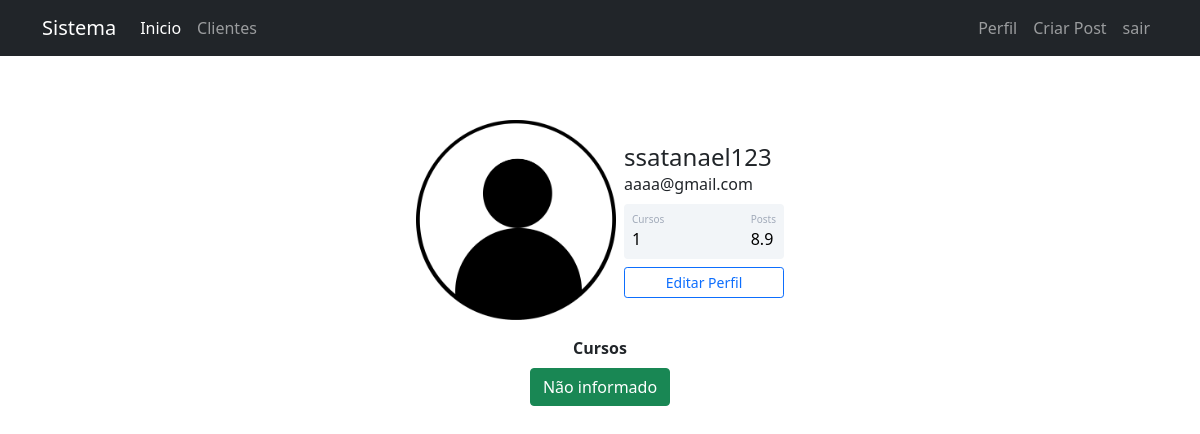
The page /perfil (signed in) on the database its author committed.
### comunidadeimpressionadora/models.py (models this page shows)
class Usuario(database.Model, UserMixin):
    id = database.Column(database.Integer, primary_key = True)
    username = database.Column(database.String, nullable=False)
    email = database.Column(database.String, nullable=False, unique=True)
    password = database.Column(database.String, nullable=False)
    foto_perfil = database.Column(database.String, default='default.jpg')
    posts = database.relationship('Post', backref='autor',lazy=True)
    cursos = database.Column(database.String, nullable=False, default='Não informado')

### comunidadeimpressionadora/routes.py (the view)
@app.route('/perfil')
@login_required
def perfil():
    foto_perfil = url_for('static', filename=f'fotos_perfil/{current_user.foto_perfil}')
    cursos = contar_cursos(current_user)
    return render_template("perfil.html", foto_perfil=foto_perfil,cursos=cursos)

### comunidadeimpressionadora/models.py (called while the page is built)
@login_manager.user_loader
def load_usuario(id_usuario):
    return Usuario.query.get(int(id_usuario))

### comunidadeimpressionadora/routes.py (called while the page is built)
def contar_cursos(user):
    lista_cursos = user.cursos.split(';')
    cursos = 0
    if not user.cursos == '':
        cursos = len(lista_cursos)
    else:
        cursos = 0
    return cursos

### comunidadeimpressionadora/templates/perfil.html (shortened to what this page needs)
{% extends 'base.html' %}
{% block body %}
    <div class="container mt-5 d-flex justify-content-center">
        <div class="card p-3">
            <div class="d-flex align-items-center">
                <div class="image pe-2">
                    <img src="{{ foto_perfil}}" class="rounded " width="200" >
                </div>
            <div class="ml-3 w-100">
            <h4 class="mb-0 mt-0">{{ current_user.username}}</h4>
            <span>{{current_user.email}}</span>
            <div class="p-2 mt-2 bg-primary d-flex justify-content-between rounded text-white stats">
                <div class="d-flex flex-column">
                    <span class="articles">Cursos</span>
                    <span class="number1">
                        {{cursos}}
                    </span>
                </div>
                <div class="d-flex flex-column">
                    <span class="rating">Posts</span>
                    <span class="number3">8.9</span>
                </div>
            </div>
            <div class="button mt-2 d-flex flex-row align-items-center">
                <a href="{{ url_for('editar_perfil')}}" class="w-100">
                    <button class="btn btn-sm btn-outline-primary w-100">Editar Perfil</button>
                </a>
            </div>
            </div>
            </div>
        </div>
    </div>
    <div class="row justify-content-center">
        <div class="col col-4 pd-4" style="text-align: center;">
            <strong>
                Cursos
            </strong>
            <br>
            {% if not current_user.cursos == '' %}
                {% for curso in current_user.cursos.split(';') %}
                    <buttn type="button" class="btn btn-success mt-2" disabled>{{curso}}</buttn>
                {% endfor %}
            {% endif %}
        </div>
    </div>
{% endblock %}

### comunidadeimpressionadora/static/main.css (style rules this page uses)
.card { width: 400px; border: none; border-radius: 10px; background-color: #fff; }
.stats { background: #f2f5f8 !important; color: #000 !important; }
.articles { font-size:10px; color: #a1aab9; }
.number1 { font-weight:500; }
.rating { font-size:10px; color: #a1aab9; }
.number3 { font-weight:500; }

### rows shown on the page
Usuario: username "ssatanael123", email "aaaa@gmail.com", cursos "Não informado"

### other values the page prints
{{ cursos }} "1"
